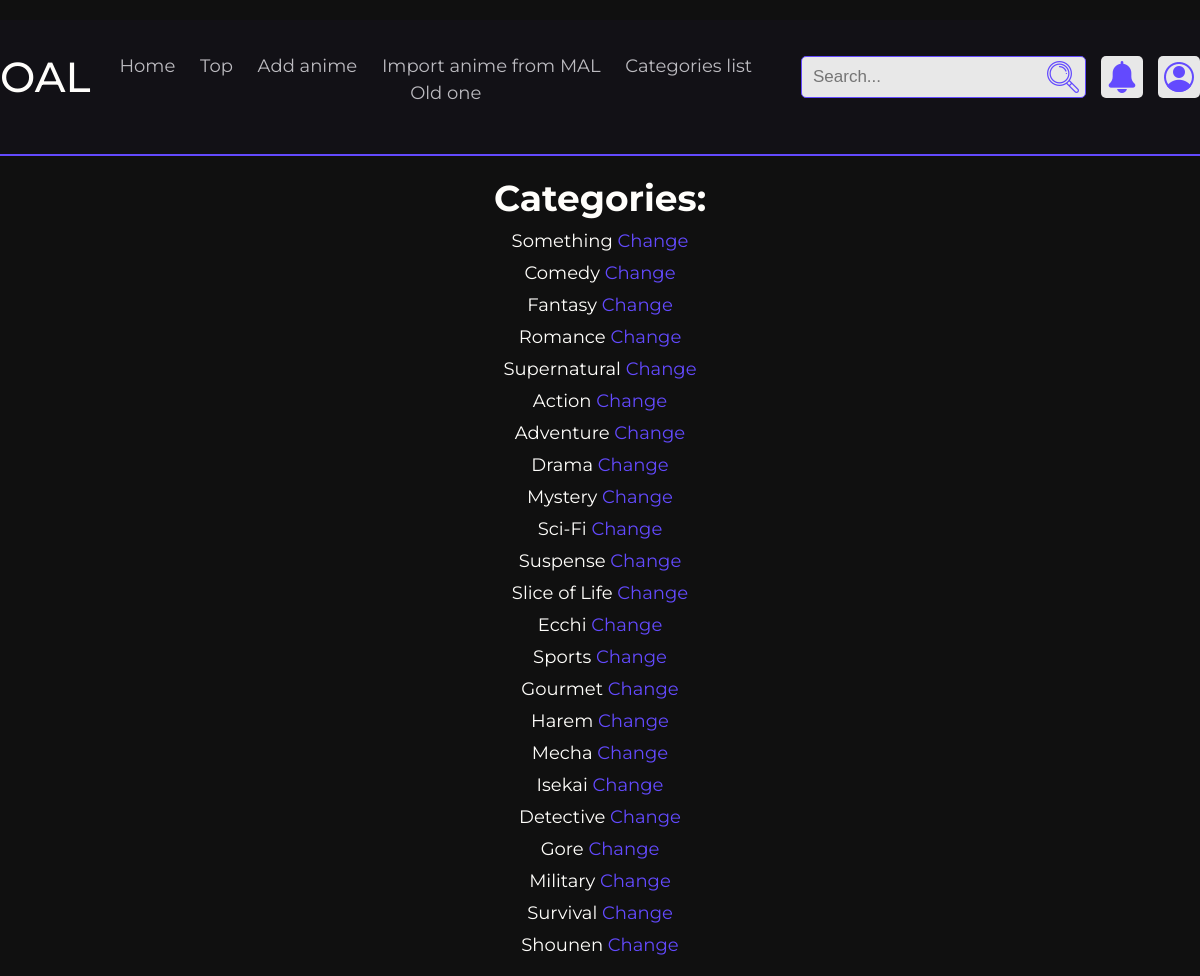
/new_categories_list, run on an earlier commit of the app's database.
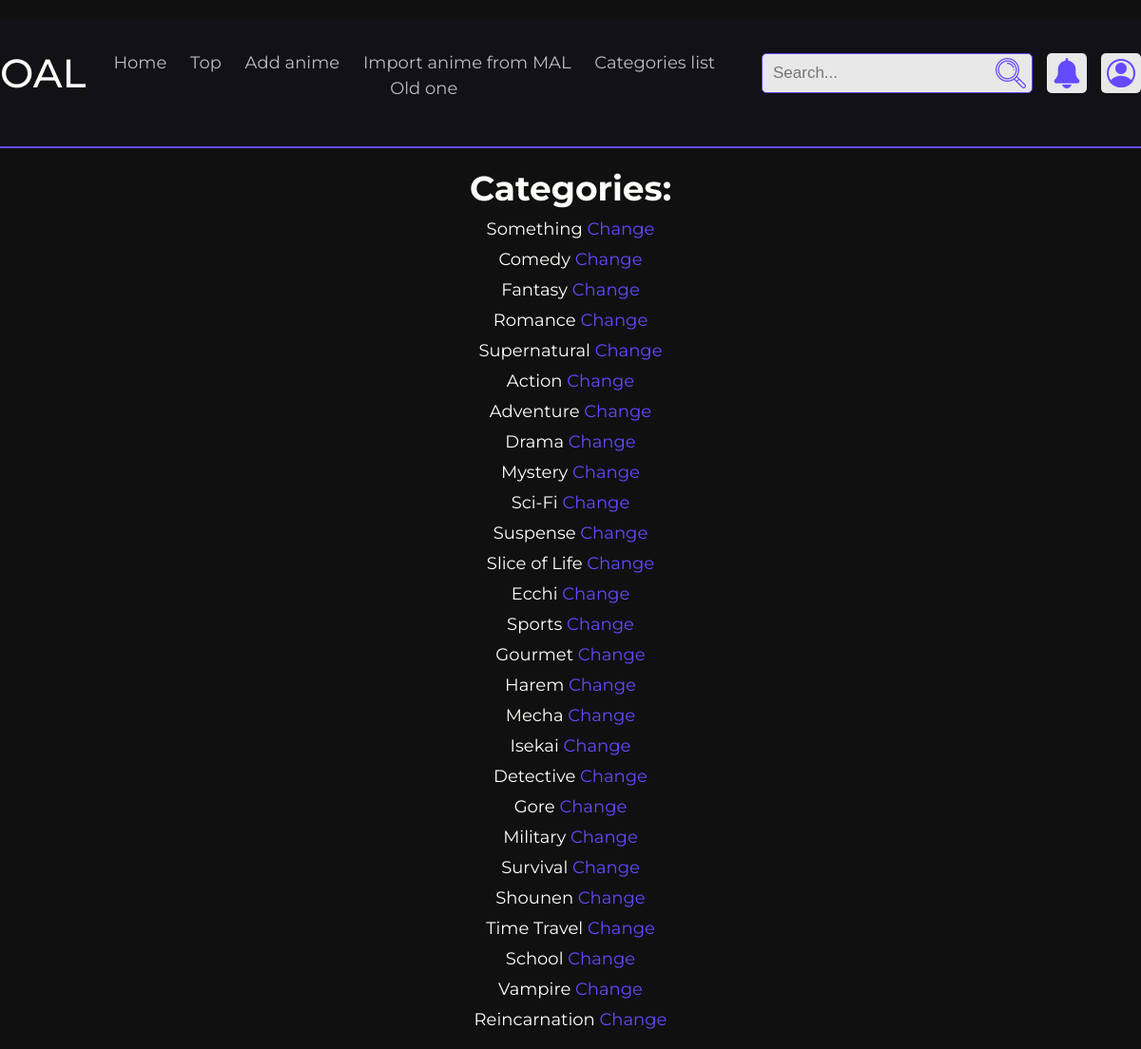
And on a later commit of the database.
### site_package/models.py (models this page shows)
class AnimeCategory(db.Model):
    __tablename__ = "category"
    id = db.Column(db.Integer(), primary_key=True)
    name = db.Column(db.String(length=40), nullable=False, unique=True)
    description = db.Column(db.String(length=2000), nullable=True)
    def __repr__(self):
        return self.name

### site_package/new_routes.py (the view)
@app.route('/new_categories_list', methods=['GET'])
def new_categories_list():
    context = {
        'title': 'Categories list',
        'categories': AnimeCategory.query.all(),
    }
    return render_template('new/categories_list.html', **context)

### site_package/templates/new/categories_list.html
{% extends "new/base.html" %}
{% block content %}
{{ super() }}
<div class="container text_align_center">
    <h1>Categories:</h1>
    <div class="categories_list">
    {% for category in categories %}
        {% if category %}
        <div class="categories_list__item">
            {{ category }}
            <a href="{{ url_for('new_category_change', cat_id=category.id) }}">Change</a>
        </div>
        {% endif %}
    {% endfor %}
    </div>
</div>
{% endblock %}

What changed in the data, as far as the page shows it:
added AnimeCategory: name "Time Travel"
added AnimeCategory: name "School"
added AnimeCategory: name "Vampire"
added AnimeCategory: name "Reincarnation"
